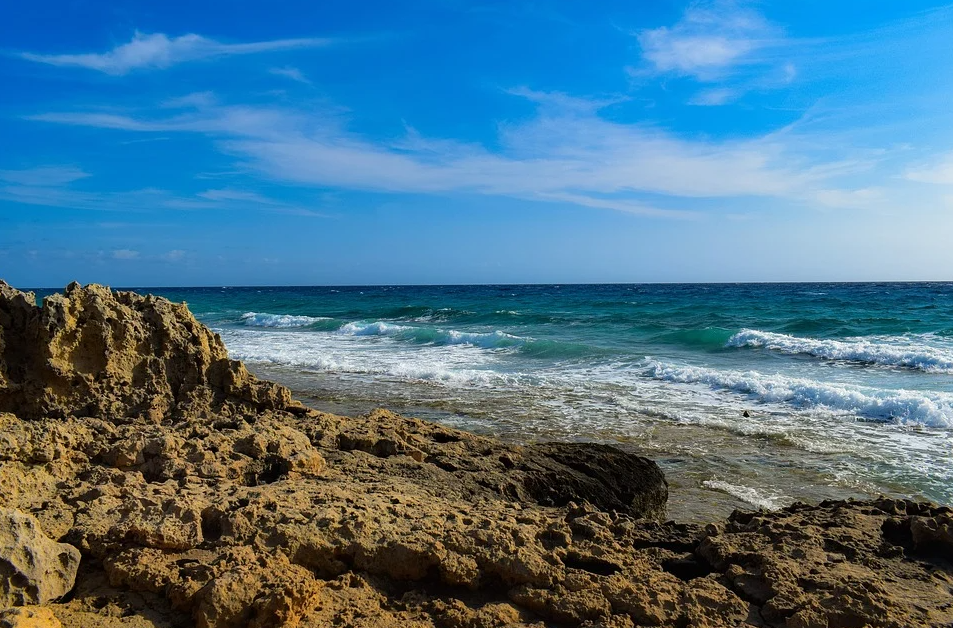
#> input picture segmentacion.png, 953 x 628 px
$ jupyter execute --allow-errors TP1_Parte2_MARCELO_CHICHIRI.ipynb
#> lines starting #> are read from the running program, lines starting #| are printed output that depends on the picture; after the words box and inside, x2 and y2 are one past the last pixel; in counts of white or black regions, pixels touching at a corner belong together
## TP1 - Parte 2
### Vision por computadora 1
#### Marcelo Chichiri
▪ Parte 1 (imágenes en /white_patch y /coord_cromaticas):
1. Implementar el algoritmo de pasaje a coordenadas cromáticas para librarnos de las variaciones de contraste.
2. Implementar el algoritmo White Patch para librarnos de las diferencias de color de iluminación.
3. Mostrar los resultados obtenidos y analizar las posibles fallas (si es que las hay) en el caso de White patch.

▪ Parte 2:
1. Para las imágenes img1_tp.png y img2_tp.png leerlas con OpenCV en escala de grisas y visualizarlas.
2. Elija el numero de bins que crea conveniente y grafique su histograma, compare los histogramas entre si.
Explicar lo que se observa, si tuviera que entrenar un modelo de clasificación/detección de imágenes,
considera que puede ser de utilidad tomar como ‘features’ a los histogramas?
3. Para la imagen segmentacion.png analice el histograma de los canales RGB. Segmente algunos de los
elementos presentes en la imagen (agua, cielo, tierra) y muestre, aplicando mascaras, las regiones en imágenes
separadas

## Resolución de la segunda parte del Trabajo práctico 1 de Visión por computadora 1

[cell 1]
# Carga de librerias
import numpy as np
import cv2 as cv
import matplotlib.pyplot as plt

#### 2-1.Para las imágenes img1_tp.png y img2_tp.png leerlas con OpenCV en escala de grisas y visualizarlas.

[cell 2]
# Cargar una imagen en modo monocromático (un canal)
img1 = cv.imread('img1_tp.png', cv.IMREAD_GRAYSCALE)
img2 = cv.imread('img2_tp.png', cv.IMREAD_GRAYSCALE)

[cell 3]
plt.title(f'Imagen img1_tp.png')
#> (the rest of this cell did not finish here and is left out)

[cell 4]
plt.title(f'Imagen img2_tp.png')
#> (the rest of this cell did not finish here and is left out)

#### 2-2. Elija el numero de bins que crea conveniente y grafique su histograma, compare los histogramas entre si. Explicar lo que se observa, si tuviera que entrenar un modelo de clasificación/detección de imágenes, considera que puede ser de utilidad tomar como ‘features’ a los histogramas?

#### Se usan dos bins disntintos, uno de 63 y otro de 255 para poder comparar si los resultados obtenidos dependen de la cantidad de bins seleccionados

[cell 5]
# Se usan dos bins distintos para comparar los resultados
nro_bins1 = 63
nro_bins2 = 255
#> (the rest of this cell did not finish here and is left out)

[cell 6]
ax = plt.figure(figsize=(15, 7))
ax = plt.subplot(2, 3, 1)
plt.title(f'histograma Imagen 1 / {nro_bins1} bins')
#> (the rest of this cell did not finish here and is left out)

### Conclusion sobre observación de histogramas

Elegí 63 y 255 bins ya que la imagen está compuesta por pixeles de enteros de 8 bits, por lo cual tomé un cuarto del mayor valor de intensidad y un valor medio.

Calculé la diferencia entre los histogramas de las dos imágenes para verificar si son iguales. El resultado fue que los histogramas de las dos imágenes son iguales.

Dado el resultado anterior se concluye que el histograma **no es adecuado para tomar como 'feature' para entrenar un modelo de clasificación/detección de imágenes** ya que no podría diferenciar entre las dos imágenes.

#### 2.3 - Para la imagen segmentacion.png analice el histograma de los canales RGB. Segmente algunos de los elementos presentes en la imagen (agua, cielo, tierra) y muestre, aplicando mascaras, las regiones en imágenes separadas

[cell 7]
# Lectura de archivo
Nombre_archivo='segmentacion.png'
imagen_BGR = cv.imread(Nombre_archivo)
#> imagen_BGR is the input picture: shape (628, 953, 3); mean B, G, R 139, 116.4, 76.1
imagen_RGB = cv.cvtColor(imagen_BGR, cv.COLOR_BGR2RGB)
#img_seg = leer_imagen_RGB(Nombre_archivo)
plt.title(Nombre_archivo)
plt.imshow(imagen_RGB)
plt.show()
print(f'Formato inagen : {np.shape(imagen_RGB)}')
#| Formato inagen : (628, 953, 3)

### Segmentación usando histograma

[cell 8]
# Se utiliza la función split de OpenCV para separar los canales de la imagen
im_R, im_G, im_B = cv.split(imagen_RGB)
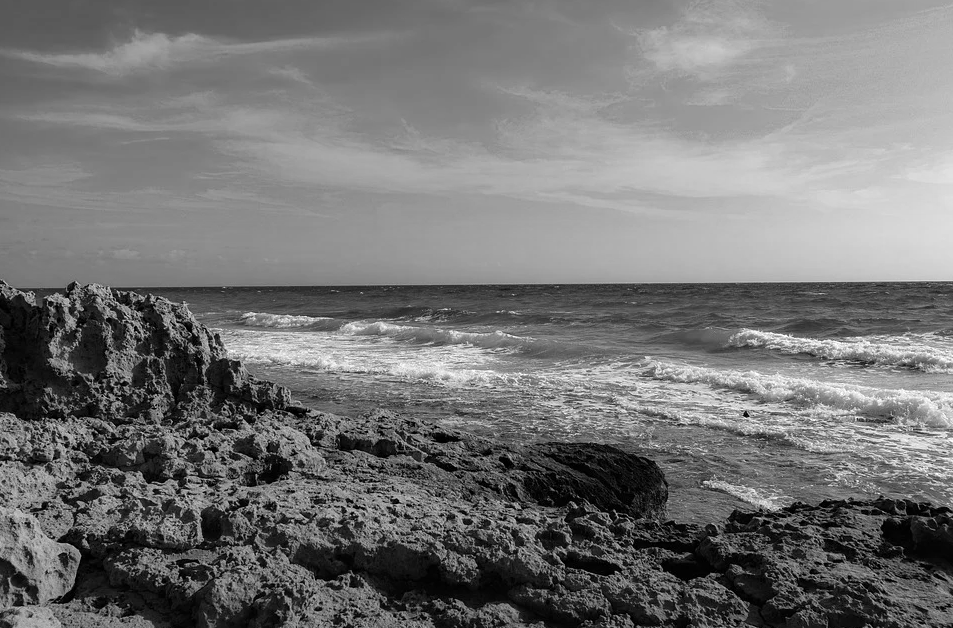
#> im_G: shape (628, 953); min 0, max 255, mean 116.4
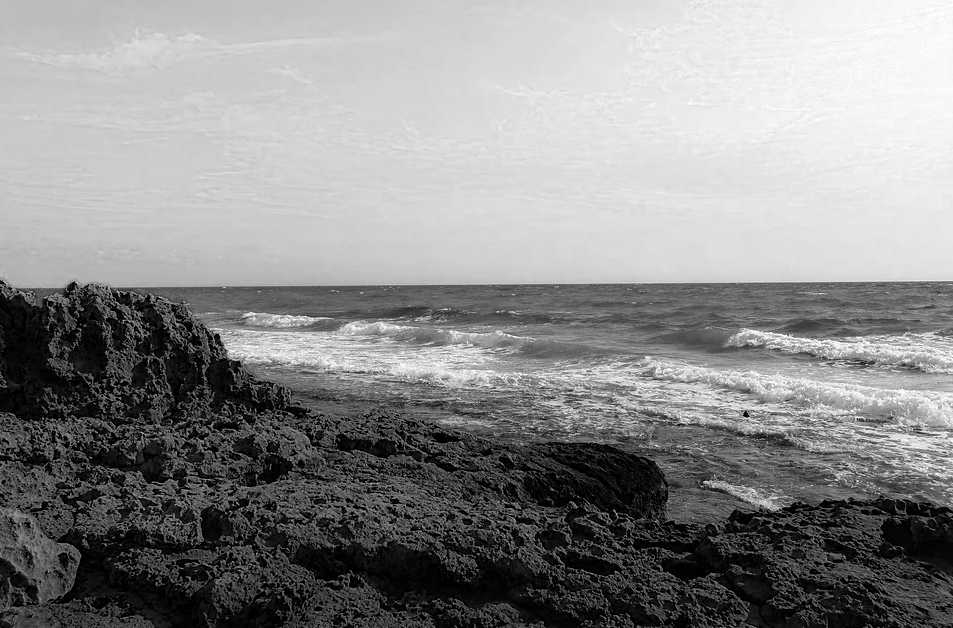
#> im_B: shape (628, 953); min 0, max 255, mean 139

[cell 9]
# Se utiliza 256 bins para generar el histograma por canales de colores
histo_R, _ = np.histogram(im_R.ravel(), 256, [0,255])
#> histo_R = 256 values, max 37866 at index 0, min 0 at index 252, mean 2337.8
histo_G, _ = np.histogram(im_G.ravel(), 256, [0,255])
#> histo_G = 256 values, max 8300 at index 125, min 18 at index 254, mean 2337.8
histo_B, _ = np.histogram(im_B.ravel(), 256, [0,255])
#> histo_B = 256 values, max 22983 at index 0, min 108 at index 254, mean 2337.8

[cell 10]
# Grafico los tres histogramas obtenidos anteriormente
f = plt.figure()
f.set_figwidth(14)
f.set_figheight(6)

plt.plot(histo_R, color='r', label='canal rojo (R)')
plt.plot(histo_G, color='g', label='canal verde (G)')
plt.plot(histo_B, color='b', label='canal azul (B)')

plt.xlabel('Intensidad')
plt.ylabel('Número de pixeles')
plt.title(f'Histograma imagen RGB para {Nombre_archivo}')

plt.grid()
plt.legend()
plt.show()
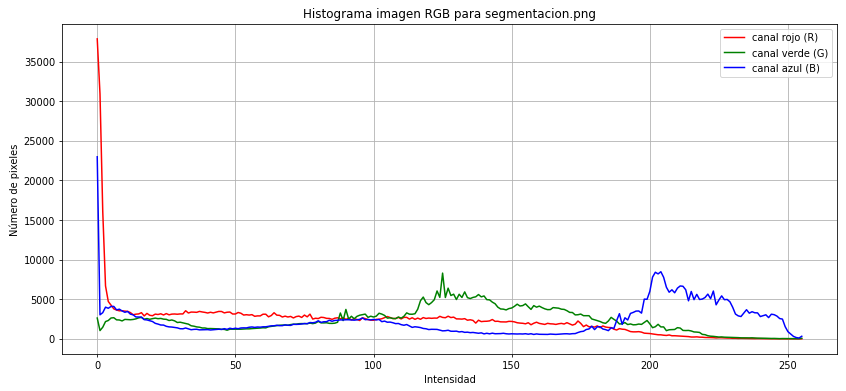
#> figure drawn by matplotlib, 1 panel; curve peaks at x = 0, y = 37866; curve peaks at x = 125, y = 8300; curve peaks at x = 0, y = 22983

[cell 11]
# Grafica espacio de colores RGB
from mpl_toolkits.mplot3d import Axes3D
from matplotlib import cm
from matplotlib import colors

c1, c2, c3 = cv.split(imagen_RGB)
fig = plt.figure()
axis = fig.add_subplot(1, 1, 1, projection="3d")

pixel_colors = imagen_RGB.reshape((np.shape(imagen_RGB)[0]*np.shape(imagen_RGB)[1], 3))
norm = colors.Normalize(vmin=-1.,vmax=1.)
norm.autoscale(pixel_colors)
pixel_colors = norm(pixel_colors).tolist()
#> pixel_colors = 598484 items

axis.scatter(c1.flatten(), c2.flatten(), c3.flatten(), facecolors=pixel_colors, marker=".")
axis.set_title(f'Representción de la imagen en el espacio de color RGB para {Nombre_archivo}')
axis.set_xlabel("Canal 1")
axis.set_ylabel("Canal 2")
axis.set_zlabel("Canal 3")
plt.show()

#### Segmentación de agua por histograma

[cell 12]
# Segmentacion de agua
color_l = (10, 100, 10)
color_u = (120, 180, 170)

mask = cv.inRange(imagen_RGB, color_l,  color_u)
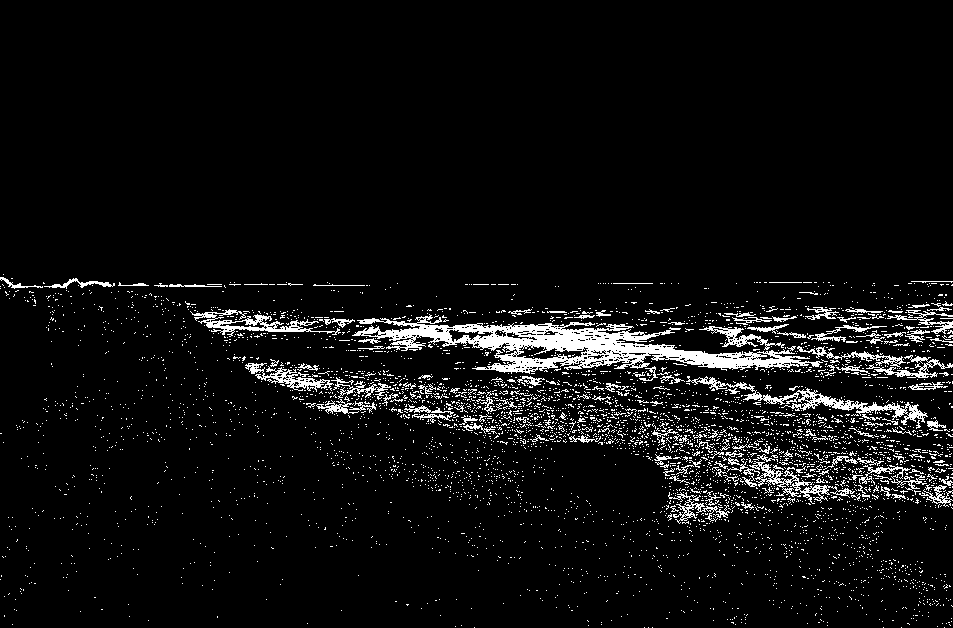
#> mask: shape (628, 953); 5.8% white in thin lines or dots, all inside (x1, y1, x2, y2) = (0, 274, 953, 628)
img_segmentada = cv.bitwise_and(imagen_RGB, imagen_RGB, mask=mask)

plt.figure(6)
plt.title(f'Segmentación RGB de agua para {Nombre_archivo}')
plt.imshow(img_segmentada)
plt.show()

#### Segmentación de cielo por histograma

[cell 13]
# Segmentacion de cielo
color_l = (0, 0, 180)
color_u = (255, 255, 255)

mask = cv.inRange(imagen_RGB, color_l,  color_u)
#> mask: shape (628, 953); 48.7% white; 886 white regions (836 under 20 px), largest, box (x1, y1, x2, y2) and area: (0, 0, 953, 285) 266334, (221, 321, 953, 428) 16277, (735, 328, 953, 367) 2557
img_segmentada = cv.bitwise_and(imagen_RGB, imagen_RGB, mask=mask)

plt.figure(6)
plt.title(f'Segmentación RGB de cielo para {Nombre_archivo}')
plt.imshow(img_segmentada)
plt.show()

#### Segmentación de tierra por histograma

[cell 14]
# Segmentacion de tierra
color_l = (0, 0, 0)
color_u = (110, 110, 60)

mask = cv.inRange(imagen_RGB, color_l,  color_u)
#> mask: shape (628, 953); 21.6% white; 2153 white regions (2027 under 20 px), largest, box (x1, y1, x2, y2) and area: (0, 282, 953, 628) 111695, (226, 434, 346, 487) 2056, (0, 426, 61, 478) 825
img_segmentada = cv.bitwise_and(imagen_RGB, imagen_RGB, mask=mask)

plt.figure(6)
plt.title(f'Segmentación RGB de tierra para {Nombre_archivo}')
plt.imshow(img_segmentada)
plt.show()

### Segmentación usando espacio de colores HSV

[cell 15]
# Grafica espacio de colores HSV
from mpl_toolkits.mplot3d import Axes3D
from matplotlib import cm
from matplotlib import colors

imagen_HSV = cv.cvtColor(imagen_BGR, cv.COLOR_BGR2HSV)
#> imagen_HSV: shape (628, 953, 3); mean H, S, V 70.1, 153.6, 153.9

c1, c2, c3 = cv.split(imagen_HSV)
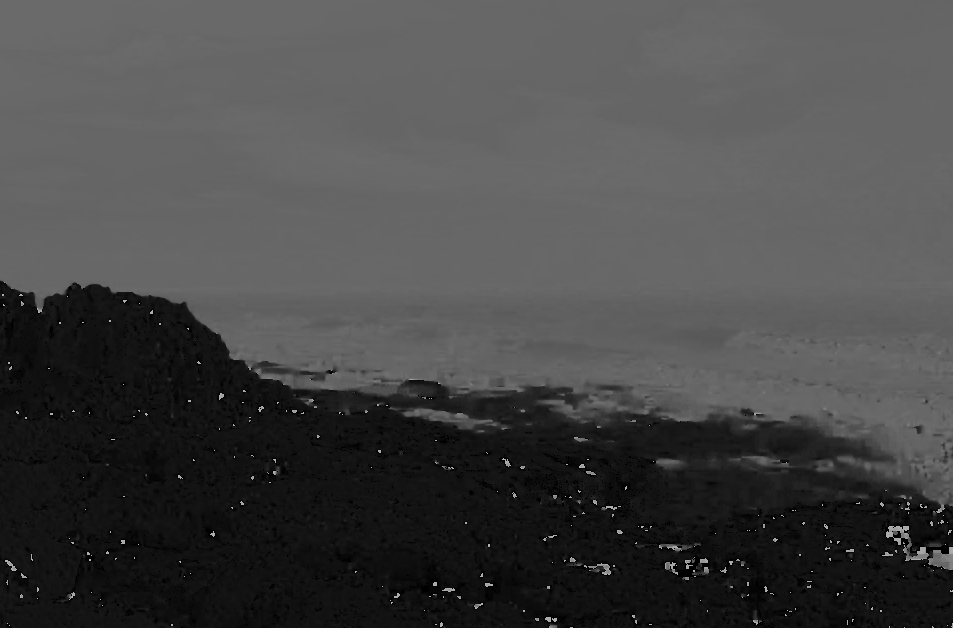
#> c1: shape (628, 953); min 0, max 179, mean 70.1
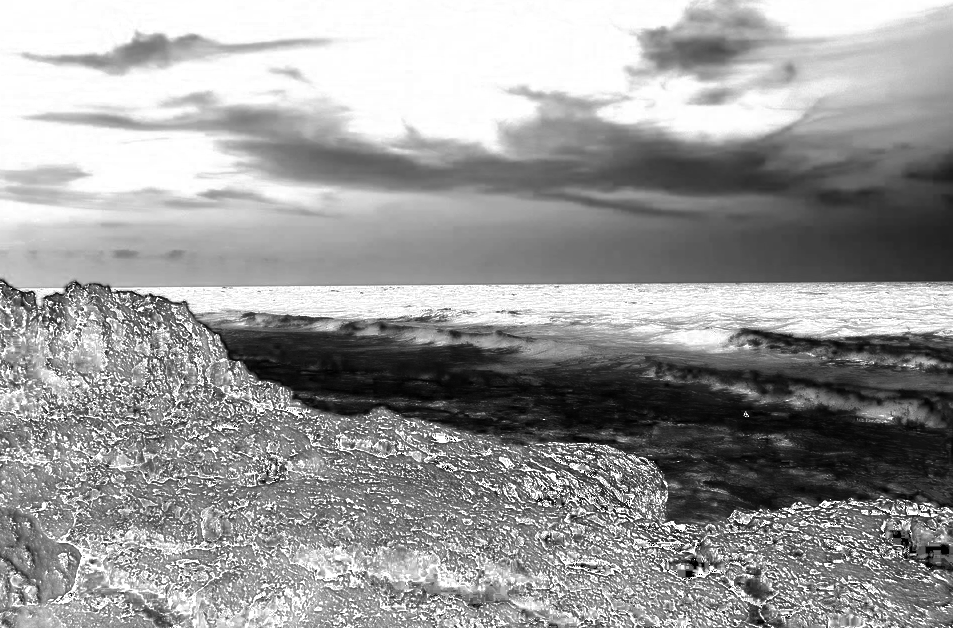
#> c2: shape (628, 953); min 0, max 255, mean 153.6
fig = plt.figure()
axis = fig.add_subplot(1, 1, 1, projection="3d")

pixel_colors = imagen_RGB.reshape((np.shape(imagen_RGB)[0]*np.shape(imagen_RGB)[1], 3))
norm = colors.Normalize(vmin=-1.,vmax=1.)
norm.autoscale(pixel_colors)
pixel_colors = norm(pixel_colors).tolist()

axis.scatter(c1.flatten(), c2.flatten(), c3.flatten(), facecolors=pixel_colors, marker=".")
axis.set_title(f'Representación de la imagen en el espacio de color HSV para {Nombre_archivo}')
axis.set_xlabel("Canal H(hue)")
axis.set_ylabel("Canal S(saturación)")
axis.set_zlabel("Canal V(value)")
plt.show()
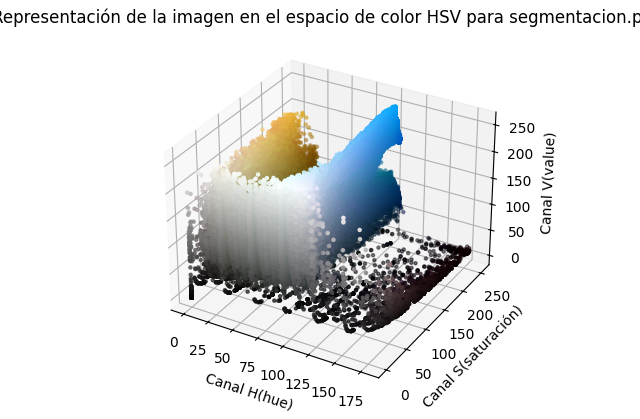
#> figure drawn by matplotlib, 1 panel

[cell 16]
# Muestro imagen en RGB para tomar muestras de áreas relevantes
plt.imshow(imagen_RGB)
plt.show()

#### Muestreo de zonas

[cell 17]
# Tomo una muestra del agua
img_muestra_agua = imagen_RGB[310:370,500:640,:]
plt.figure(2)
plt.imshow(img_muestra_agua)
plt.show()

[cell 18]
# Tomo una muestra del cielo
img_muestra_cielo = imagen_RGB[0:250,0:950,:]
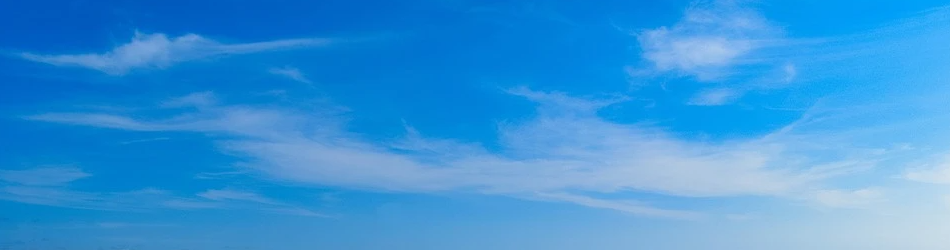
#> img_muestra_cielo: shape (250, 950, 3); mean R, G, B 57.2, 149.9, 217.3
plt.figure(2)
plt.imshow(img_muestra_cielo)
plt.show()

[cell 19]
# Tomo una muestra del tierra
img_muestra_tierra = imagen_RGB[450:620,0:450,:]
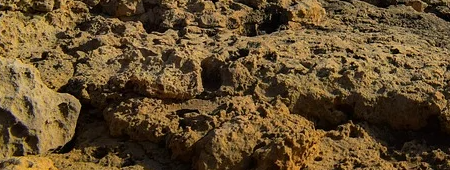
#> img_muestra_tierra: shape (170, 450, 3); mean R, G, B 98.7, 76.8, 45.4
plt.figure(2)
plt.imshow(img_muestra_tierra)
plt.show()

[cell 20]
# Muestro la imagen HSV
plt.imshow(imagen_HSV)

[cell 21]
# Tomo los valores en HSV para las muestras tomadas anteriormente
img_muestra_agua_hsv = imagen_HSV[310:370,500:640,:]
#> img_muestra_agua_hsv: shape (60, 140, 3); mean H, S, V 95.8, 144.1, 122.6
img_muestra_cielo_hsv = imagen_HSV[0:250,0:950,:]
#> img_muestra_cielo_hsv: shape (250, 950, 3); mean H, S, V 102.8, 189.7, 217.3
img_muestra_tierra_hsv = imagen_HSV[450:620,0:450,:]
#> img_muestra_tierra_hsv: shape (170, 450, 3); mean H, S, V 17.3, 156.3, 98.7

color_std_agua = cv.meanStdDev(img_muestra_agua_hsv)
#> color_std_agua = ([95.77, 144.1, 122.6], [2.85, 57.02, 29.4])
color_std_cielo = cv.meanStdDev(img_muestra_cielo_hsv)
#> color_std_cielo = ([102.8, 189.7, 217.3], [1.47, 64.71, 15.89])
color_std_tierra = cv.meanStdDev(img_muestra_tierra_hsv)
#> color_std_tierra = ([17.3, 156.3, 98.72], [11.15, 52.83, 59.1])

### Segmentación de agua por HSV

[cell 22]
# Se calcula media y desvio standard para la muestra de agua
# Se toman 2.5 desvios standard hacia arriba y hacia abajo de la media para la mascara a aplicar
color_std_agua = cv.meanStdDev(img_muestra_agua_hsv)
print('Datos para filtrado de agua con imagen en espacio HSV')
print(' ')
print(f'Media Agua : {np.round(color_std_agua[0].T, 2)}')
#| Media Agua : [[ 95.77 144.07 122.58]]
print(f'Std Agua : {np.round(color_std_agua[1].T, 2)}')
#| Std Agua : [[ 2.85 57.02 29.4 ]]
print(f'Mascara inferior Agua : {np.round(color_std_agua[0] - 2.5 * color_std_agua[1], 0).T}')
#| Mascara inferior Agua : [[89.  2. 49.]]
print(f'Mascara superior Agua : {np.round(color_std_agua[0] + 2.5 * color_std_agua[1], 0).T}')
#| Mascara superior Agua : [[103. 287. 196.]]

[cell 23]
# Segmentacion de agua
color_l = (89, 2, 49)
color_u = (100, 255, 196)

mask = cv.inRange(imagen_HSV, color_l,  color_u)
#> mask: shape (628, 953); 8.1% white; 686 white regions (591 under 20 px), largest, box (x1, y1, x2, y2) and area: (151, 290, 953, 388) 37812, (849, 366, 953, 393) 843, (297, 366, 374, 390) 578
img_segmentada = cv.bitwise_and(imagen_RGB, imagen_RGB, mask=mask)

plt.figure(6)
plt.title(f'Segmentación HSV de agua para {Nombre_archivo}')
plt.imshow(img_segmentada)
plt.show()

### Segmentación de cielo por HSV

[cell 24]
# Se calcula media y desvio standard para la muestra de cielo
# Se toman 2.5 desvios standard hacia arriba y hacia abajo de la media para la mascara a aplicar
color_std_cielo = cv.meanStdDev(img_muestra_cielo_hsv)
print('Datos para filtrado de cielo con imagen en espacio HSV')
print(' ')
print(f'media cielo : {np.round(color_std_cielo[0].T, 2)}')
#| media cielo : [[102.83 189.72 217.26]]
print(f'Std cielo : {np.round(color_std_cielo[1].T, 2)}')
#| Std cielo : [[ 1.47 64.71 15.89]]
print(f'Mascara inferior cielo : {np.round(color_std_cielo[0] - 2.5 * color_std_cielo[1], 2).T}')
#| Mascara inferior cielo : [[ 99.17  27.95 177.54]]
print(f'Mascara superior cielo : {np.round(color_std_cielo[0] + 2.5 * color_std_cielo[1], 2).T}')
#| Mascara superior cielo : [[106.5  351.49 256.98]]

[cell 25]
# Segmentacion de cielo
color_l = (99, 27, 177)
color_u = (107, 255, 255)

mask = cv.inRange(imagen_HSV, color_l,  color_u)
#> mask: shape (628, 953); 47% white; 493 white regions (446 under 20 px), largest, box (x1, y1, x2, y2) and area: (0, 0, 953, 285) 268859, (223, 322, 406, 360) 2453, (527, 357, 719, 383) 1367
img_segmentada = cv.bitwise_and(imagen_RGB, imagen_RGB, mask=mask)

plt.figure(6)
plt.title(f'Segmentación HSV de cielo para {Nombre_archivo}')
plt.imshow(img_segmentada)
plt.show()

### Segmentación de tierra por HSV

[cell 26]
# Se calcula media y desvio standard para la muestra de tierra
# Se toman 2.5 desvios standard hacia arriba y hacia abajo de la media para la mascara a aplicar
color_std_tierra = cv.meanStdDev(img_muestra_tierra_hsv)
print('Datos para filtrado de tierra con imagen en espacio HSV')
print(f'media tierra : {np.round(color_std_tierra[0].T, 2)}')
#| media tierra : [[ 17.3  156.35  98.72]]
print(f'Std tierra : {np.round(color_std_tierra[1].T, 2)}')
#| Std tierra : [[11.15 52.83 59.1 ]]
print(f'Mascara inferior tierra : {np.round(color_std_tierra[0] - 2.5 * color_std_tierra[1], 2).T}')
#| Mascara inferior tierra : [[-10.56  24.26 -49.02]]
print(f'Mascara superior tierra : {np.round(color_std_tierra[0] + 2.5 * color_std_tierra[1], 2).T}')
#| Mascara superior tierra : [[ 45.16 288.44 246.47]]

[cell 27]
# Segmentacion de tierra
color_l = (0, 24, 0)
color_u = (45, 255, 246)
mask = cv.inRange(imagen_HSV, color_l,  color_u)
#> mask: shape (628, 953); 35.9% white; 114 white regions (105 under 20 px), largest, box (x1, y1, x2, y2) and area: (0, 281, 953, 628) 214457, (405, 381, 437, 390) 102, (564, 394, 577, 403) 61
img_segmentada = cv.bitwise_and(imagen_RGB, imagen_RGB, mask=mask)
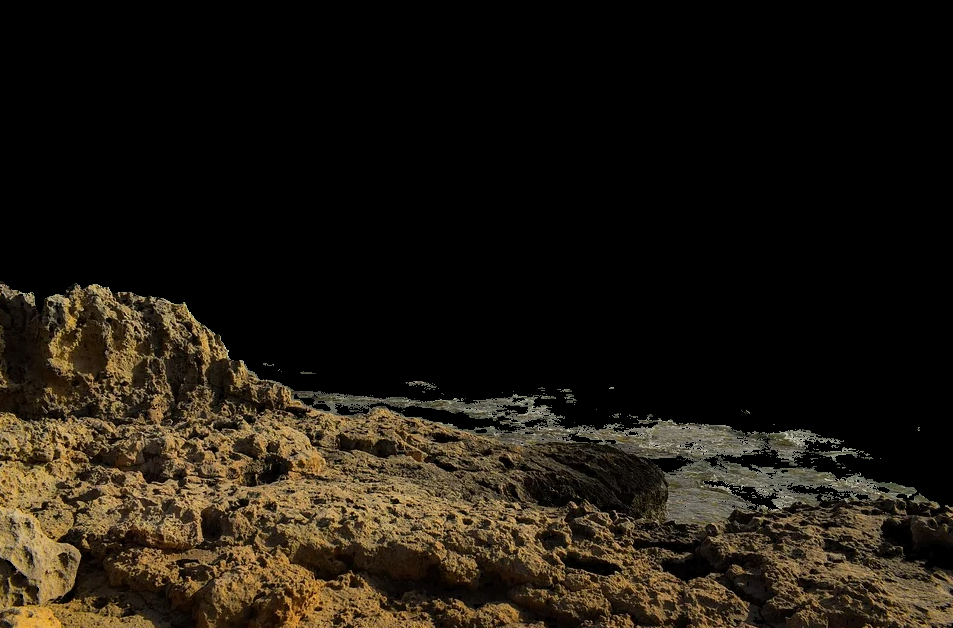
#> img_segmentada: shape (628, 953, 3); mean R, G, B 30.8, 24.9, 16.1

plt.figure(6)
plt.title(f'Segmentación HSV de tierra para {Nombre_archivo}')
plt.imshow(img_segmentada)
plt.show()
